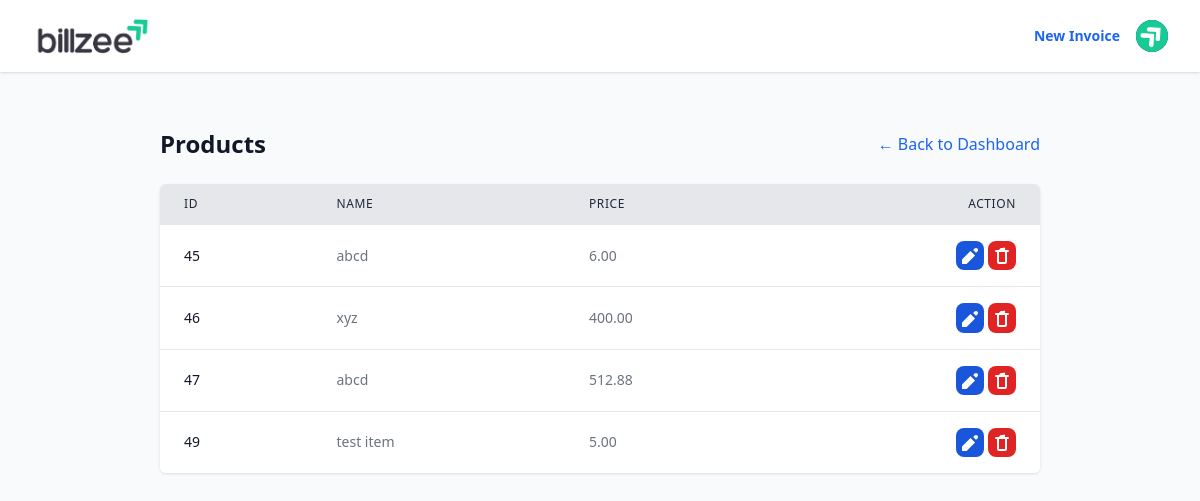
Before: /invoices/products/ (signed in) with the older database file.
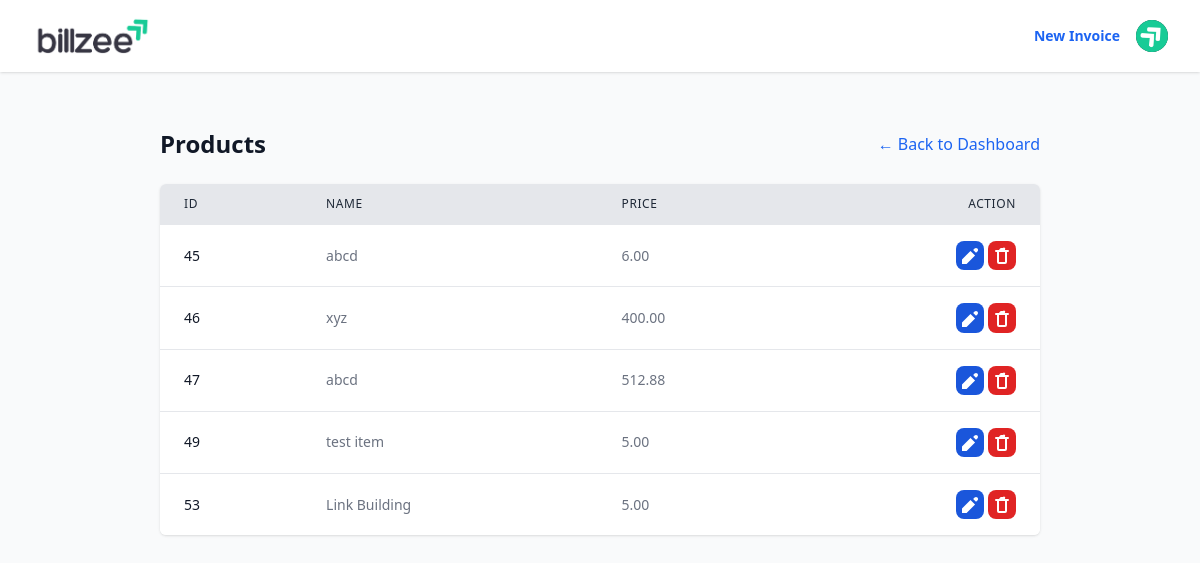
After: the same page with the newer database file.
### invoices/models.py (models this page shows, shortened)
class Product(models.Model):
    invoice_item = models.OneToOneField(InvoiceItem, on_delete=models.CASCADE, primary_key=True)
    item_name = models.CharField(max_length=200)
    item_price = models.DecimalField(max_digits=10, decimal_places=2)

### invoices/views.py (the view)
# urls.py: path('products/', views.product_list, name='product_list'),
@login_required
def product_list(request):
    products = Product.objects.all()
    return render(request, 'products/product_list.html', {'products': products, 'title': 'Products'})

### templates/products/product_list.html (shortened to what this page needs)
{% extends 'base.html' %}
{% block content %}
<div class="container mx-auto px-4 py-8">
    <div class="flex justify-between items-center mb-6 lg:mx-14">
        <h1 class="text-2xl font-bold text-gray-900">{{ title }}</h1>
        <a href="{% url 'invoices:dashboard' %}" class="text-md text-blue-600 hover:text-gray-900">
            ← Back to Dashboard
        </a>
    </div>
    {% if products %}
    <div class="bg-white rounded-md shadow overflow-hidden lg:mx-14">
        <table class="min-w-full divide-y divide-gray-200">
            <thead class="bg-gray-200">
                <tr class="border-b-2 border-gray-900">
                    <th scope="col"
                        class="px-6 py-3 text-left text-xs font-medium text-gray-800 uppercase tracking-wider">ID</th>
                    <th scope="col"
                        class="px-6 py-3 text-left text-xs font-medium text-gray-800 uppercase tracking-wider">Name</th>
                    <th scope="col"
                        class="px-6 py-3 text-left text-xs font-medium text-gray-800 uppercase tracking-wider">Price
                    </th>
                    <th scope="col"
                        class="px-6 py-3 text-right text-xs font-medium text-gray-800 uppercase tracking-wider">Action
                    </th>
                </tr>
            </thead>
            <tbody class="bg-white divide-y divide-gray-200">
                {% for product in products %}
                <tr>
                    <td class="px-6 py-4 whitespace-nowrap text-sm font-medium text-gray-900">{{ product.pk }}</td>
                    <td class="px-6 py-4 whitespace-nowrap text-sm text-gray-500">{{ product.item_name }}</td>
                    <td class="px-6 py-4 whitespace-nowrap text-sm text-gray-500">{{ product.item_price }}</td>
                    <td class="px-6 py-4 whitespace-nowrap text-right text-sm font-medium ">
                        <button
                            onclick="openEditModal('{% url 'invoices:product_update' product.pk %}', '{{ product.item_name|escapejs }}', '{{ product.item_price }}')"
                            data-modal-target="authentication-modal" data-modal-toggle="authentication-modal"
                            class="text-white bg-blue-700 hover:bg-blue-800 focus:ring-4 focus:outline-none focus:ring-blue-300 font-medium rounded-lg text-sm p-1 text-center dark:bg-blue-600 dark:hover:bg-blue-700 dark:focus:ring-blue-800">
                            <svg xmlns="http://www.w3.org/2000/svg" class="h-5 w-5 inline-block" viewBox="0 0 20 20"
                                fill="currentColor">
                                <path
                                    d="M17.414 2.586a2 2 0 010 2.828l-1.414 1.414-2.828-2.828 1.414-1.414a2 2 0 012.828 0zM2 13.414V18h4.586l8.486-8.486-4.586-4.586L2 13.414z" />
                            </svg>
                        </button>
                        <form method="POST" action="{% url 'invoices:product_delete' product.pk %}" class="inline-block"
                            onsubmit="return confirm('Are you sure?');">
                            <button type="submit"
                                class="text-white p-1 font-medium rounded-lg text-sm bg-red-600 hover:bg-red-900 focus:ring-4 focus:outline-none focus:ring-red-300 text-center dark:bg-red-600 dark:hover:bg-red-900 dark:focus:ring-red-900"
                                title="Delete">
                                <svg xmlns="http://www.w3.org/2000/svg" class="h-5 w-5 inline-block" viewBox="0 0 20 20"
                                    fill="currentColor">
                                    <path fill-rule="evenodd"
                                        d="M9 2a1 1 0 00-.894.553L7 4H4a1 1 0 000 2h1v10a2 2 0 002 2h6a2 2 0 002-2V6h1a1 1 0 100-2h-3l-.106-.447A1 1 0 0011 2H9zM7 6h6v10H7V6z"
                                        clip-rule="evenodd" />
                                </svg>
                            </button>
                        </form>
                    </td>
                </tr>
                {% endfor %}
            </tbody>
        </table>
    </div>
    {% endif %}
</div>
{% endblock %}

Changed rows visible on the page:
added Product: pk "53", item_name "Link Building", item_price "5.00"
